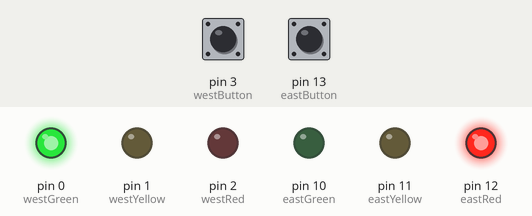
The sketch below on a simulated Arduino Uno, built with avr-gcc and run on an emulated ATmega328P. Parts: output pins drawn as LEDs (lit = HIGH). The test bench sets the inputs (shaded band); at power-on: pin 13 (eastButton) LOW, pin 3 (westButton) LOW.

Above: at 1.2 s.
1.3 s: pin 13 (eastButton) pulled HIGH for 0.15 s
At 2.3 s:
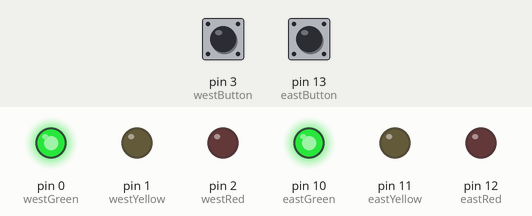
At 12.3 s:
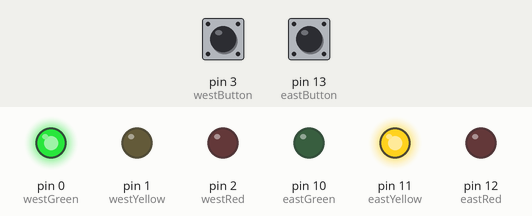
Timing chart, 0 to 16.8 s (numbered marks = the images above; inputs shaded):
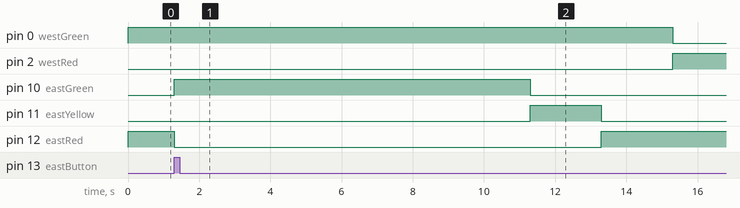

The sketch:

owens_funny_code.ino
```cpp
//Traffic lights with 3 functions
//Owen Clark

#define westButton 3
#define eastButton 13
#define westRed 2
#define westYellow 1
#define westGreen 0
#define eastRed 12
#define eastYellow 11
#define eastGreen 10
#define yellowBlinkTime 500
boolean trafficWest = true;  // west = true, east = false
int flowTime = 10000;
int changeDelay = 2000;
void setup() {
  pinMode(westButton, INPUT);
  pinMode(eastButton, INPUT);
  pinMode(westRed, OUTPUT);
  pinMode(westYellow, OUTPUT);
  pinMode(westGreen, OUTPUT);
  pinMode(eastRed, OUTPUT);
  pinMode(eastYellow, OUTPUT);
  pinMode(eastGreen, OUTPUT);
  digitalWrite(westRed, LOW);
  digitalWrite(westYellow, LOW);
  digitalWrite(westGreen, HIGH);
  digitalWrite(eastRed, HIGH);
  digitalWrite(eastYellow, LOW);
  digitalWrite(eastGreen, LOW);
}
void loop() {
  if (digitalRead(westButton) == HIGH) {
    if (trafficWest != true) {
      trafficWest = true;
      changeLight(westGreen, westYellow, westRed);
      changeLight(eastRed, eastYellow, eastGreen);
      blinkYellow(westYellow);
    }
  }
  if (digitalRead(eastButton) == HIGH) {
    if (trafficWest == true) {
      trafficWest = false;
      changeLight(eastGreen, eastYellow, eastRed);
      changeLight(westRed, westYellow, westGreen);
      blinkYellow(eastYellow);
    }
  }
}
void changeLight(int greenPin, int yellowPin, int redPin)  //func for light states
{
  digitalWrite(greenPin, HIGH);
  digitalWrite(yellowPin, LOW);
  digitalWrite(redPin, LOW);
  delay(flowTime);
  digitalWrite(greenPin, LOW);
  digitalWrite(yellowPin, HIGH);
  delay(changeDelay);
  digitalWrite(yellowPin, LOW);
  digitalWrite(redPin, HIGH);
  delay(changeDelay);
}
void blinkYellow(int yellowPin)  //blinking yellow light func
{
  for (int a = 0; a < 5; a++) {
    digitalWrite(yellowPin, LOW);
    delay(yellowBlinkTime);
    digitalWrite(yellowPin, HIGH);
    delay(yellowBlinkTime);
  }
  digitalWrite(yellowPin, LOW);
}
void handleTrafficFlowChange()  //func for pedestrian switches
{
  if (digitalRead(westButton) == HIGH) {
    if (trafficWest != true) {
      trafficWest = true;
      delay(flowTime);
      changeLight(westGreen, westYellow, westRed);
      changeLight(eastRed, eastYellow, eastGreen);
      blinkYellow(westYellow);
    }
  }
  if (digitalRead(eastButton) == HIGH) {
    if (trafficWest == true) {
      trafficWest = false;
      delay(flowTime);
      changeLight(eastGreen, eastYellow, eastRed);
      changeLight(westRed, westYellow, westGreen);
      blinkYellow(eastYellow);
    }
  }
}
```

Measured:
- after the input at 1.3 s, pin 0 (westGreen): HIGH → LOW after 14.0 s; pin 2 (westRed): LOW → HIGH after 14.0 s; pin 10 (eastGreen): LOW → HIGH at once, → LOW 10.0 s later; pin 11 (eastYellow): LOW → HIGH after 10.0 s, → LOW 2.0 s later; pin 12 (eastRed): HIGH → LOW at once, → HIGH 12.0 s later
